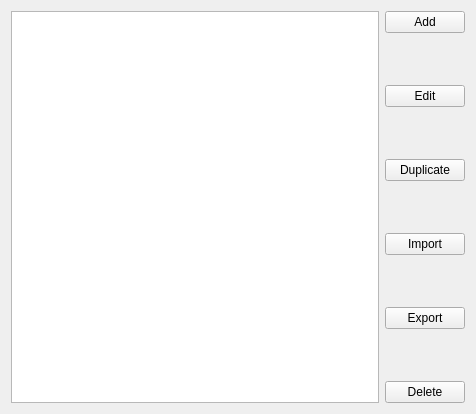
<?xml version="1.0" encoding="UTF-8"?>
<ui version="4.0">
 <class>Form</class>
 <widget class="QWidget" name="Form">
  <property name="geometry">
   <rect>
    <x>0</x>
    <y>0</y>
    <width>476</width>
    <height>414</height>
   </rect>
  </property>
  <property name="windowTitle">
   <string>Form</string>
  </property>
  <layout class="QHBoxLayout" name="horizontalLayout">
   <item>
    <widget class="QListWidget" name="Components_list">
     <property name="batchSize">
      <number>100</number>
     </property>
    </widget>
   </item>
   <item>
    <layout class="QVBoxLayout" name="verticalLayout">
     <item>
      <widget class="QPushButton" name="Add_button">
       <property name="toolTip">
        <string>Add new Component</string>
       </property>
       <property name="text">
        <string>Add</string>
       </property>
      </widget>
     </item>
     <item>
      <spacer name="verticalSpacer">
       <property name="orientation">
        <enum>Qt::Vertical</enum>
       </property>
       <property name="sizeHint" stdset="0">
        <size>
         <width>20</width>
         <height>40</height>
        </size>
       </property>
      </spacer>
     </item>
     <item>
      <widget class="QPushButton" name="Edit_button">
       <property name="toolTip">
        <string>Edit this component</string>
       </property>
       <property name="text">
        <string>Edit</string>
       </property>
      </widget>
     </item>
     <item>
      <spacer name="verticalSpacer_2">
       <property name="orientation">
        <enum>Qt::Vertical</enum>
       </property>
       <property name="sizeHint" stdset="0">
        <size>
         <width>20</width>
         <height>40</height>
        </size>
       </property>
      </spacer>
     </item>
     <item>
      <widget class="QPushButton" name="Duplicate_button">
       <property name="toolTip">
        <string>Duplicate this component</string>
       </property>
       <property name="text">
        <string>Duplicate</string>
       </property>
      </widget>
     </item>
     <item>
      <spacer name="verticalSpacer_6">
       <property name="orientation">
        <enum>Qt::Vertical</enum>
       </property>
       <property name="sizeHint" stdset="0">
        <size>
         <width>20</width>
         <height>40</height>
        </size>
       </property>
      </spacer>
     </item>
     <item>
      <widget class="QPushButton" name="Import_button">
       <property name="toolTip">
        <string>Duplicate this component</string>
       </property>
       <property name="text">
        <string>Import</string>
       </property>
      </widget>
     </item>
     <item>
      <spacer name="verticalSpacer_3">
       <property name="orientation">
        <enum>Qt::Vertical</enum>
       </property>
       <property name="sizeHint" stdset="0">
        <size>
         <width>20</width>
         <height>40</height>
        </size>
       </property>
      </spacer>
     </item>
     <item>
      <widget class="QPushButton" name="Export_button">
       <property name="toolTip">
        <string>Duplicate this component</string>
       </property>
       <property name="text">
        <string>Export</string>
       </property>
      </widget>
     </item>
     <item>
      <spacer name="verticalSpacer_5">
       <property name="orientation">
        <enum>Qt::Vertical</enum>
       </property>
       <property name="sizeHint" stdset="0">
        <size>
         <width>20</width>
         <height>40</height>
        </size>
       </property>
      </spacer>
     </item>
     <item>
      <widget class="QPushButton" name="Delete_button">
       <property name="toolTip">
        <string>delete this component</string>
       </property>
       <property name="text">
        <string>Delete</string>
       </property>
      </widget>
     </item>
    </layout>
   </item>
  </layout>
 </widget>
 <resources/>
 <connections/>
</ui>
